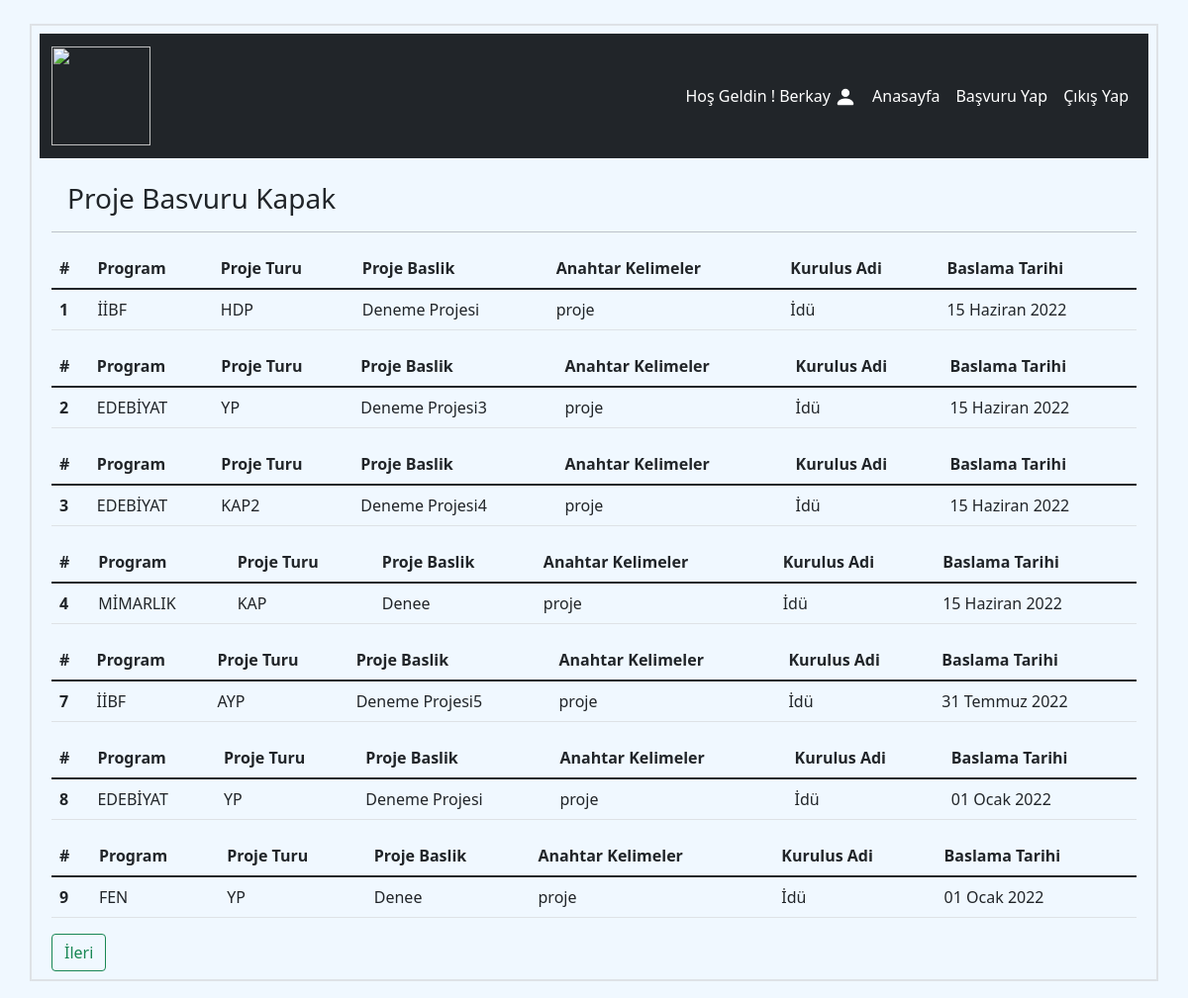
Page /birinci-adim/ (signed in) on the committed database.
### BapProje/models.py (models this page shows, shortened)
class BasvuruKapak(models.Model):
    program_adi = models.CharField(max_length=255,choices=ProgramAdi_Choices)
    projenin_turu = models.CharField(max_length=255,choices=ProjeninTuru_Choices)
    basvuran = models.ForeignKey(User, on_delete=models.CASCADE)
    proje_basligi = models.CharField(max_length=255) #label='Proje Özetinizi Buraya Yazınız.')
    anahtar_kelimeler = models.CharField(max_length=255) #label="Türkçe Anahtar Kelimeler")
    kurulus_adi = models.CharField(max_length=255) #label="Öneren/Projenin Yürütüleceği Kuruluşun Adı/ Yazışma Adresi")
    proje_baslamaTarihi = models.DateField()
    proje_suresi_Ay_cinsinden = models.IntegerField()
    proje_sahibi_cv = models.FileField(blank=True)

### BapProje/views.py (the view)
# urls.py: path('birinci-adim/', views.Basvuru_kapak, name="birinci-adim"),
def Basvuru_kapak(request):
    kapak_sayfasi = BasvuruKapak.objects.all().values()
    template = loader.get_template('basvuru_kapak.html')
    context = {
        'kapak_sayfasi': kapak_sayfasi,
    }
    return HttpResponse(template.render(context,request))

### BapProje/templates/basvuru_kapak.html
{% extends 'base.html' %}
{%block content%}
<h3 class="m-3">Proje Basvuru Kapak</h3>
<hr>
  <table border="1">
      {% for x in kapak_sayfasi%}
        {% if user.id == x.basvuran_id %}
          <table class="table">
            <thead>
              <tr>
                <th scope="col">#</th>
                <th scope="col">Program</th>
                <th scope="col">Proje Turu</th>
                <th scope="col">Proje Baslik</th>
                <th scope="col">Anahtar Kelimeler</th>
                <th scope="col">Kurulus Adi</th>
                <th scope="col">Baslama Tarihi</th>
              </tr>
            </thead>
            <tbody>
              <tr>
                <th scope="row">{{x.id}}</th>
                <td>{{x.program_adi}}</td>
                <td>{{x.projenin_turu}}</td>
                <td>{{x.proje_basligi}}</td>
                <td>{{x.anahtar_kelimeler}}</td>
                <td>{{x.kurulus_adi}}</td>
                <td>{{x.proje_baslamaTarihi}}</td>
              </tr>
            </tbody>
          </table>
          {% endif %}
      {% endfor %}
  </table>
<a href="{% url 'ikinci-adim' %}"><button type="button" class="btn btn-outline-success">İleri</button></a>
{%endblock%}

### BapProje/templates/base.html (shortened to what this page needs)
<!doctype html>
<html lang="en">
  <head>
    <link href="https://cdn.jsdelivr.net/npm/bootstrap@5.1.3/dist/css/bootstrap.min.css" rel="stylesheet">
  </head>
  <body class="p-4" style="background-color: #F0F8FF;">
    <div class="container border border-2 p-2">
        <nav class="navbar navbar-expand-lg navbar-light bg-dark sticky-top">
            <div class="container-fluid">
                <a class="navbar-brand" href="{%url 'Home'%}"><img src="https://iibf.idu.edu.tr/educat/img/logo/logo.png" style="width: 100px;height: 100px;"></a>
                <div class="collapse navbar-collapse" id="navbarScroll">
                    <ul class="navbar-nav ms-auto my-2 my-lg-0 navbar-nav-scroll" style="--bs-scroll-height: 100px;">
                        {% if user.is_authenticated %}
                            <li class="nav-item">
                                <a class="nav-link text-white disabled" href="#">Hoş Geldin !
                                    {{user.first_name}}
                                    <svg xmlns="http://www.w3.org/2000/svg" width="22" height="22" fill="currentColor" class="bi bi-person-fill" viewBox="0 0 16 16">
                                        <path d="M3 14s-1 0-1-1 1-4 6-4 6 3 6 4-1 1-1 1H3zm5-6a3 3 0 1 0 0-6 3 3 0 0 0 0 6z"/>
                                      </svg>
                                </a>
                            </li>
                            <li class="nav-item">
                                <a class="nav-link text-white" href="{% url 'Home' %}">Anasayfa</a>
                            </li>
                            <li class="nav-item">
                                <a class="nav-link text-white" href="{% url 'basvuru-ekle' %}">Başvuru Yap</a>
                            </li>
                            <li class="nav-item">
                                <a class="nav-link active text-white" aria-current="page" href="{% url 'logout' %}">Çıkış Yap</a>
                            </li>
                        {% else %}
                            <li class="nav-item">
                                <a class="nav-link active text-white" href="{% url 'login' %}">Giriş Yap</a>
                            </li>
                        {% endif %}
                    </ul>
                </div>
            </div>
        </nav>
        <div class="container mt-4 ">
            {% block content %}
            {% load crispy_forms_tags %}
            {% endblock %}
        </div>
    </div>
  </body>
</html>

### rows in the picture
BasvuruKapak: id "1", program_adi "İİBF", projenin_turu "HDP", proje_basligi "Deneme Projesi", anahtar_kelimeler "proje", kurulus_adi "İdü", proje_baslamaTarihi "15 Haziran 2022"
BasvuruKapak: id "2", program_adi "EDEBİYAT", projenin_turu "YP", proje_basligi "Deneme Projesi3", anahtar_kelimeler "proje", kurulus_adi "İdü", proje_baslamaTarihi "15 Haziran 2022"
BasvuruKapak: id "3", program_adi "EDEBİYAT", projenin_turu "KAP2", proje_basligi "Deneme Projesi4", anahtar_kelimeler "proje", kurulus_adi "İdü", proje_baslamaTarihi "15 Haziran 2022"
BasvuruKapak: id "4", program_adi "MİMARLIK", projenin_turu "KAP", proje_basligi "Denee", anahtar_kelimeler "proje", kurulus_adi "İdü", proje_baslamaTarihi "15 Haziran 2022"
BasvuruKapak: id "7", program_adi "İİBF", projenin_turu "AYP", proje_basligi "Deneme Projesi5", anahtar_kelimeler "proje", kurulus_adi "İdü", proje_baslamaTarihi "31 Temmuz 2022"
BasvuruKapak: id "8", program_adi "EDEBİYAT", projenin_turu "YP", proje_basligi "Deneme Projesi", anahtar_kelimeler "proje", kurulus_adi "İdü", proje_baslamaTarihi "01 Ocak 2022"
BasvuruKapak: id "9", program_adi "FEN", projenin_turu "YP", proje_basligi "Denee", anahtar_kelimeler "proje", kurulus_adi "İdü", proje_baslamaTarihi "01 Ocak 2022"

### other values in the picture
{{ user.first_name }} "Berkay"
